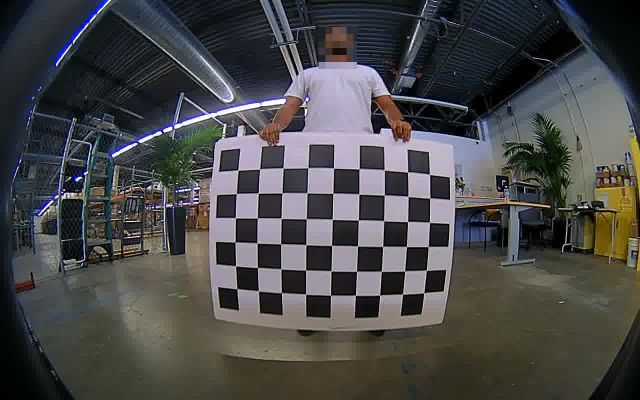
#> input picture calibration3/image-001.jpg, 1280 x 800 px (shown at 1/2 size); its folder holds only this picture in this run
$ python day2_4_calibration.py
#> lines starting #> are read from the running program, lines starting #| are printed output that depends on the picture; after the words box and inside, x2 and y2 are one past the last pixel; in counts of white or black regions, pixels touching at a corner belong together; long printed decimals are rounded
# day2_4_calibration.py

import numpy as np, cv2 as cv, glob

chessboardSize = (9,6)
frameSize = (1440,1080)

# termination criteria
criteria = (cv.TERM_CRITERIA_EPS + cv. TERM_CRITERIA_MAX_ITER, 30, 0.001)

#prepare object points, like (0,0,0), (1,0,0) (2,0,0) ..., (6,5,0)
objp = np.zeros((chessboardSize[0] * chessboardSize[1], 3), np.float32)
objp[:,:2] = np.mgrid[0:chessboardSize[0],0:chessboardSize[1]].T.reshape(-1,2)
size_of_chessboard_squares_mm = 20
objp = objp * size_of_chessboard_squares_mm

# Arrays to store object points and image points from all the images.
objpoints = [] # 3d point in real world space
imgpoints = [] # 2d points in image plane.

images = glob.glob('c:/VIsualSLAM/VisualSlam_Lecture/calibration3/*.jpg')

for image in images:
    img = cv.imread(image)
#> img is the input picture: shape (800, 1280, 3); mean B, G, R 73.3, 73, 73.1
    gray = cv.cvtColor(img, cv.COLOR_BGR2GRAY)
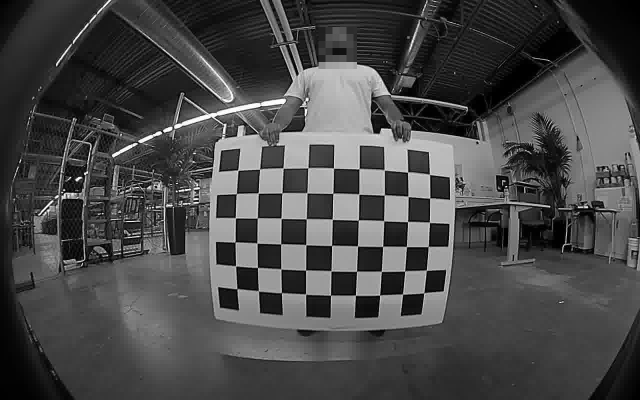
#> gray: shape (800, 1280) (shown at 1/2 size); min 0, max 255, mean 73.1
    #Find the chess board corners
    ret, corners = cv.findChessboardCorners(gray, chessboardSize, None)
#> ret = True; corners = 54 rows, first 8: [475.8, 341], [519.5, 339.1], [566.6, 336.1], [616.7, 335.5], [667.3, 336.6], [718.2, 337.8], [769.3, 341.1], [815.6, 344.7]
    # If found, add object points, image points (after refining them)
    if ret == True:
        objpoints.append(objp)
        corners2 = cv.cornerSubPix(gray, corners, (11,11), (-1,-1), criteria)
#> corners2 = 54 rows, first 8: [476.2, 340.7], [519.8, 338.5], [566.5, 336.5], [616.3, 336.1], [667.4, 336.7], [718.5, 337.9], [768.9, 340.3], [815.7, 344.7]
        imgpoints.append(corners)
        #Draw and display the corners
        cv.drawChessboardCorners(img, chessboardSize, corners2, ret)
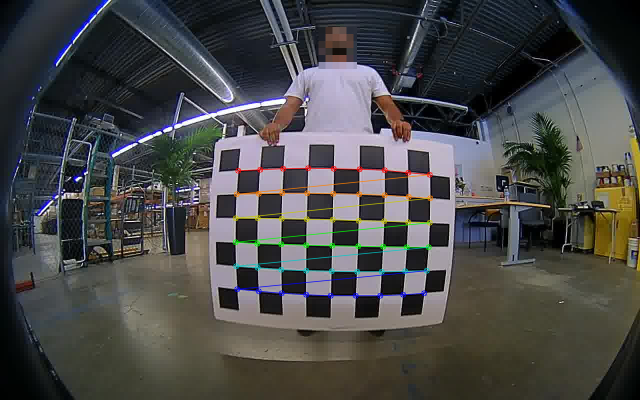
#> img: shape (800, 1280, 3) (shown at 1/2 size); 1.65% of pixels changed, all inside (x1, y1, x2, y2) = (465, 330, 867, 598)
        cv.imshow('img', img)
        cv.waitKey(1000)
cv.destroyAllWindows()
ret, cameraMatrix, distortion, rvecs, tvecs = cv.calibrateCamera(objpoints, imgpoints, frameSize, None, None)
#> ret = 0.403; cameraMatrix = [[3856.9, 0, 659.9], [0, 3891.8, 526.7], [0, 0, 1]]; distortion = [[-24.19, 131.4, -0.435, 0.0344, -0.361]]; rvecs = ([0.231, -0.00077, 0.0238],); tvecs = ([-77.07, -73.75, 1482.5],)
print(ret, "\ncameraMatrix", cameraMatrix, "\ndistortion", distortion, "\nrvecs", [(i,v) for i,v in enumerate(rvecs)], "\ntvecs", [(i,v) for i,v in enumerate(tvecs)])
#| 0.4035
#| cameraMatrix [[3.85692219e+03 0.00000000e+00 6.59917849e+02]
#|  [0.00000000e+00 3.89179451e+03 5.26729743e+02]
#|  [0.00000000e+00 0.00000000e+00 1.00000000e+00]]
#| distortion [[-2.41886393e+01  1.31355186e+02 -4.35275690e-01  3.43525292e-02
#|   -3.61469248e-01]]
#| rvecs [(0, array([[ 0.2309],
#|        [-0.0007699 ],
#|        [ 0.0238]]))]
#| tvecs [(0, array([[ -77.069],
#|        [ -73.754],
#|        [1482.456 ]]))]

$ run again, on calibration3/image-005.jpg
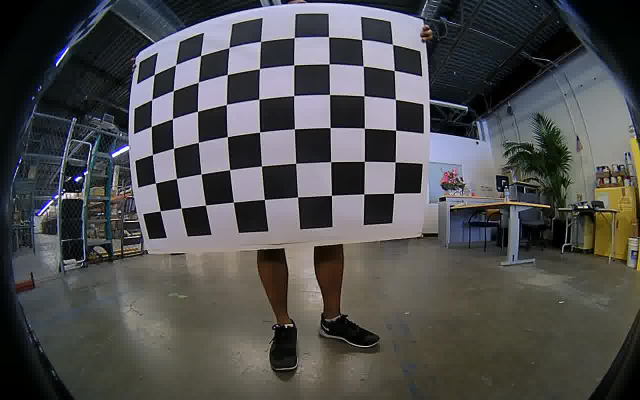
#> input picture calibration3/image-005.jpg, 1280 x 800 px (shown at 1/2 size)
#> img is the input picture: shape (800, 1280, 3); mean B, G, R 78.6, 78.1, 78.3
#> `gray = cv.cvtColor(img, cv.COLOR_BGR2GRAY)`:
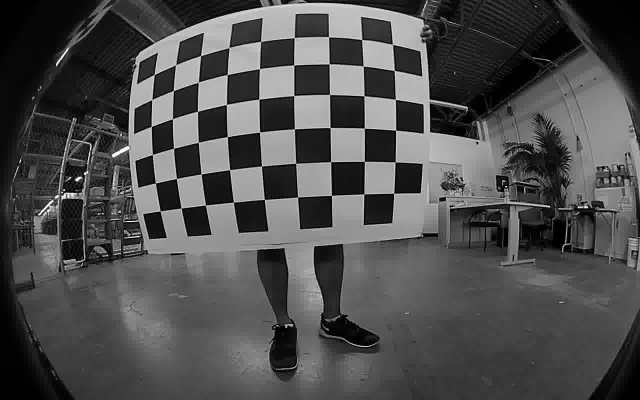
#> gray: shape (800, 1280) (shown at 1/2 size); min 0, max 255, mean 78.2
#> `ret, corners = cv.findChessboardCorners(gray, chessboardSize, None)`: ret = True; corners = 54 rows, first 8: [309.4, 149.5], [351.4, 130.6], [402, 111.5], [458.6, 95.37], [522, 83.3], [588.8, 75.84], [658.1, 74.46], [723.9, 79.36]
#> corners2 = 54 rows, first 8: [308.9, 149.6], [351.7, 130], [401.9, 111.6], [458.5, 95.52], [521.9, 83.25], [588.8, 75.63], [657.7, 74.1], [723.9, 79.48]
#> `cv.drawChessboardCorners(img, chessboardSize, corners2, ret)`:
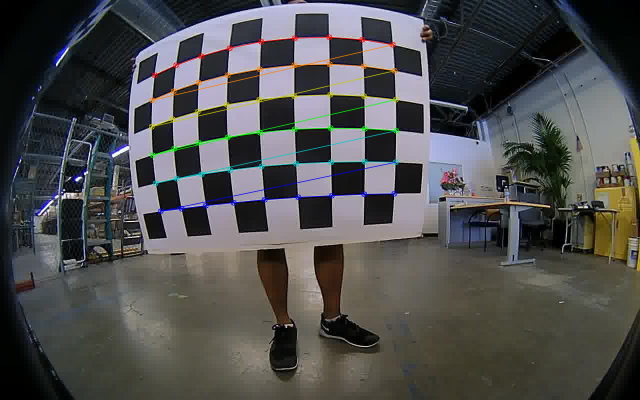
#> img: shape (800, 1280, 3) (shown at 1/2 size); 1.91% of pixels changed, all inside (x1, y1, x2, y2) = (297, 68, 799, 429)
#> `ret, cameraMatrix, distortion, rvecs, tvecs = cv.calibrateCamera(objpo..`: ret = 0.893; cameraMatrix = [[665.1, 0, 669.6], [0, 707.2, 488.1], [0, 0, 1]]; distortion = [[-0.644, 0.338, -0.0165, -0.0133, -0.0824]]; rvecs = ([0.548, -0.113, -0.0304],); tvecs = ([-121.3, -105.6, 134.1],)
#| 0.8931
#| cameraMatrix [[665.143   0.         669.552 ]
#|  [  0.         707.185 488.086]
#|  [  0.           0.           1.        ]]
#| distortion [[-0.644  0.3376 -0.01647 -0.01335 -0.08236]]
#| rvecs [(0, array([[ 0.5476],
#> (further printed lines are left out)

$ run again, on calibration3/image-006.jpg
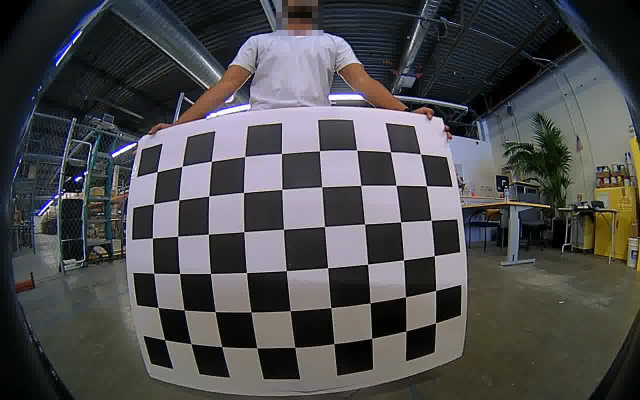
#> input picture calibration3/image-006.jpg, 1280 x 800 px (shown at 1/2 size)
#> img is the input picture: shape (800, 1280, 3); mean B, G, R 77.4, 76, 76.2
#> `gray = cv.cvtColor(img, cv.COLOR_BGR2GRAY)`:
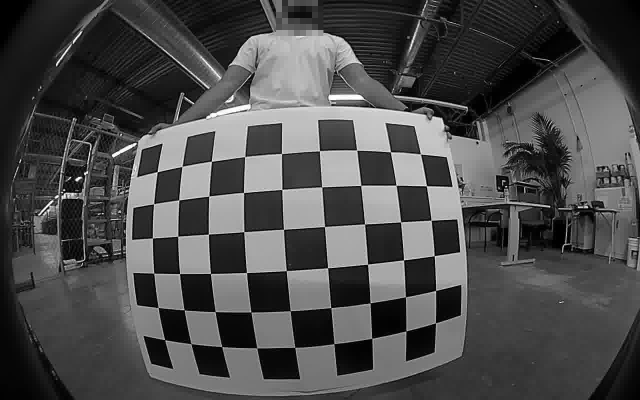
#> gray: shape (800, 1280) (shown at 1/2 size); min 0, max 255, mean 76.2
#> `ret, corners = cv.findChessboardCorners(gray, chessboardSize, None)`: ret = True; corners = 54 rows, first 8: [315.1, 343.6], [364.4, 333.5], [423.3, 322.9], [489.8, 313.6], [563.5, 307.5], [639.6, 301.9], [713.7, 300.7], [781.2, 303.9]
#> corners2 = 54 rows, first 8: [314.8, 343.9], [364.4, 333.3], [423.3, 322.9], [489.9, 313.6], [563.5, 307.6], [639.4, 302.1], [713.9, 300.7], [781.3, 304.3]
#> `cv.drawChessboardCorners(img, chessboardSize, corners2, ret)`:
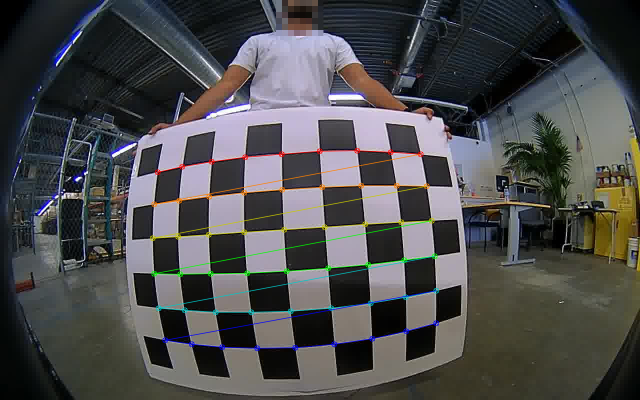
#> img: shape (800, 1280, 3) (shown at 1/2 size); 2.14% of pixels changed, all inside (x1, y1, x2, y2) = (299, 295, 879, 703)
#> `ret, cameraMatrix, distortion, rvecs, tvecs = cv.calibrateCamera(objpo..`: ret = 0.63; cameraMatrix = [[659.5, 0, 685.4], [0, 663.9, 446], [0, 0, 1]]; distortion = [[-0.724, 0.522, 0.0109, -0.0212, -0.2]]; rvecs = ([-0.144, -0.177, -0.0709],); tvecs = ([-110.2, -31.88, 148.2],)
#| 0.6301
#| cameraMatrix [[659.536   0.         685.373]
#|  [  0.         663.883 446.044]
#|  [  0.           0.           1.        ]]
#| distortion [[-0.7243  0.5217  0.01091 -0.02119 -0.2003]]
#| rvecs [(0, array([[-0.1438],
#> (further printed lines are left out)

$ run again, on calibration3/image-007.jpg
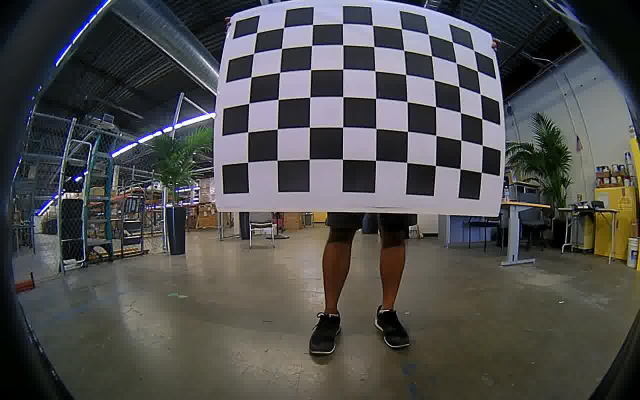
#> input picture calibration3/image-007.jpg, 1280 x 800 px (shown at 1/2 size)
#> img is the input picture: shape (800, 1280, 3); mean B, G, R 77.6, 78, 78.5
#> `gray = cv.cvtColor(img, cv.COLOR_BGR2GRAY)`:
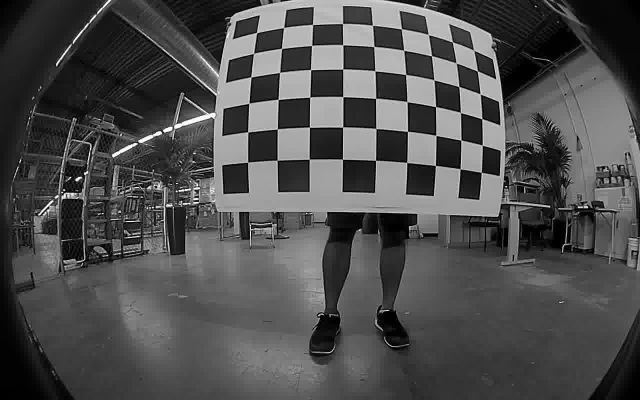
#> gray: shape (800, 1280) (shown at 1/2 size); min 0, max 255, mean 78.1
#> `ret, corners = cv.findChessboardCorners(gray, chessboardSize, None)`: ret = True; corners = 54 rows, first 8: [513.7, 65.71], [567.7, 55.66], [625.4, 49.3], [685.4, 47.53], [745.3, 51.91], [803.2, 58.08], [856.9, 69.79], [905.4, 84.57]
#> corners2 = 54 rows, first 8: [513.7, 65.65], [567.7, 55.56], [625.6, 49.45], [685.3, 47.64], [745.5, 51.2], [803.2, 58.29], [857.2, 69.51], [905.3, 84.51]
#> `cv.drawChessboardCorners(img, chessboardSize, corners2, ret)`:
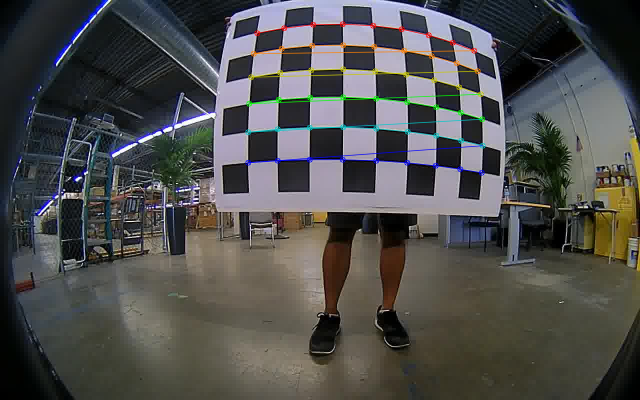
#> img: shape (800, 1280, 3) (shown at 1/2 size); 1.82% of pixels changed, all inside (x1, y1, x2, y2) = (490, 42, 972, 352)
#> `ret, cameraMatrix, distortion, rvecs, tvecs = cv.calibrateCamera(objpo..`: ret = 0.61; cameraMatrix = [[710.7, 0, 662.1], [0, 744.9, 464.5], [0, 0, 1]]; distortion = [[-0.799, 0.592, -0.00821, 0.00527, -0.199]]; rvecs = ([0.464, 0.0303, 0.00883],); tvecs = ([-52.85, -132, 164.6],)
#| 0.6103
#| cameraMatrix [[710.688   0.         662.078]
#|  [  0.         744.872 464.546]
#|  [  0.           0.           1.        ]]
#| distortion [[-0.7995  0.592 -0.008205  0.005274 -0.1993]]
#| rvecs [(0, array([[0.4644],
#> (further printed lines are left out)

$ run again, on calibration3/image-002.jpg
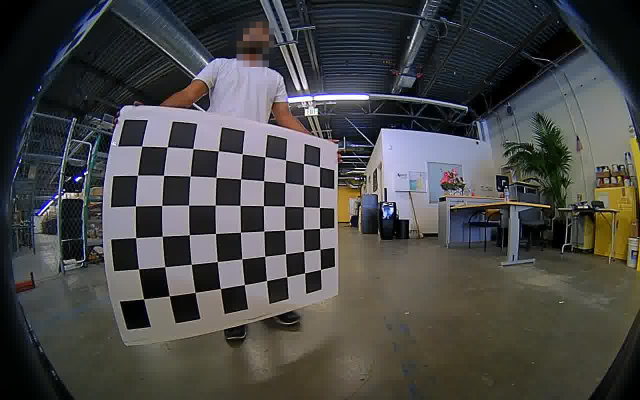
#> input picture calibration3/image-002.jpg, 1280 x 800 px (shown at 1/2 size)
#> img is the input picture: shape (800, 1280, 3); mean B, G, R 71.5, 72.1, 72.2
#> `gray = cv.cvtColor(img, cv.COLOR_BGR2GRAY)`:
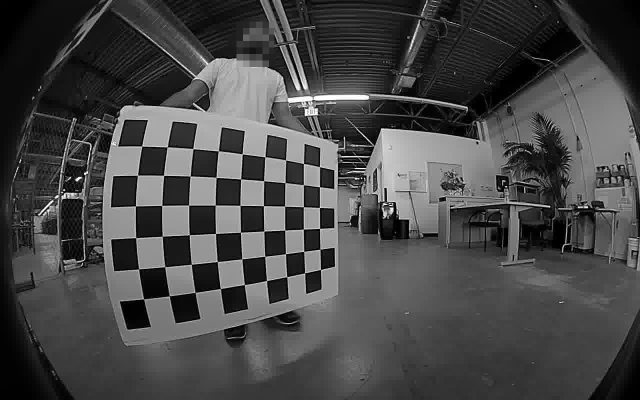
#> gray: shape (800, 1280) (shown at 1/2 size); min 0, max 255, mean 72.1
#> `ret, corners = cv.findChessboardCorners(gray, chessboardSize, None)`: ret = True; corners = 54 rows, first 8: [283.6, 292.5], [335, 294.4], [386.5, 298], [437, 302.5], [484.9, 308.4], [530.6, 314.3], [571.6, 320.4], [607.4, 327.4]
#> corners2 = 54 rows, first 8: [283.9, 292.5], [334.8, 294.3], [386.5, 297.8], [437.2, 302.2], [484.8, 308.4], [530.4, 314.1], [571.7, 320.4], [607.4, 327.5]
#> `cv.drawChessboardCorners(img, chessboardSize, corners2, ret)`:
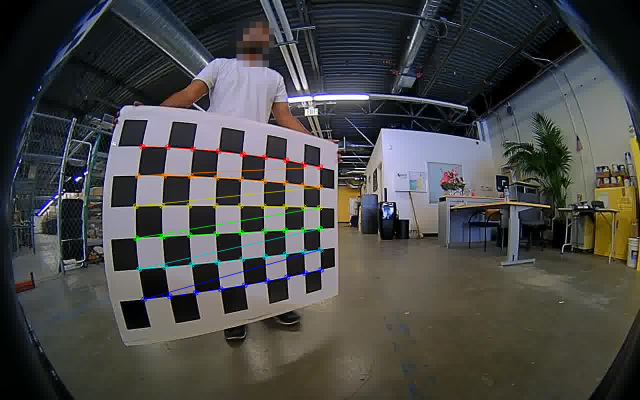
#> img: shape (800, 1280, 3) (shown at 1/2 size); 1.58% of pixels changed, all inside (x1, y1, x2, y2) = (265, 287, 649, 605)
#> `ret, cameraMatrix, distortion, rvecs, tvecs = cv.calibrateCamera(objpo..`: ret = 3.96; cameraMatrix = [[632.2, 0, 796.1], [0, 933.9, 448.5], [0, 0, 1]]; distortion = [[0.867, -1.52, 0.0147, -0.264, -3]]; rvecs = ([0.0127, -0.736, -0.0183],); tvecs = ([-223.5, -52.77, 399.8],)
#| 3.957
#| cameraMatrix [[632.244   0.         796.082]
#|  [  0.         933.860 448.498]
#|  [  0.           0.           1.        ]]
#| distortion [[ 0.867 -1.518  0.0147 -0.2645 -2.996]]
#| rvecs [(0, array([[ 0.0127],
#> (further printed lines are left out)
